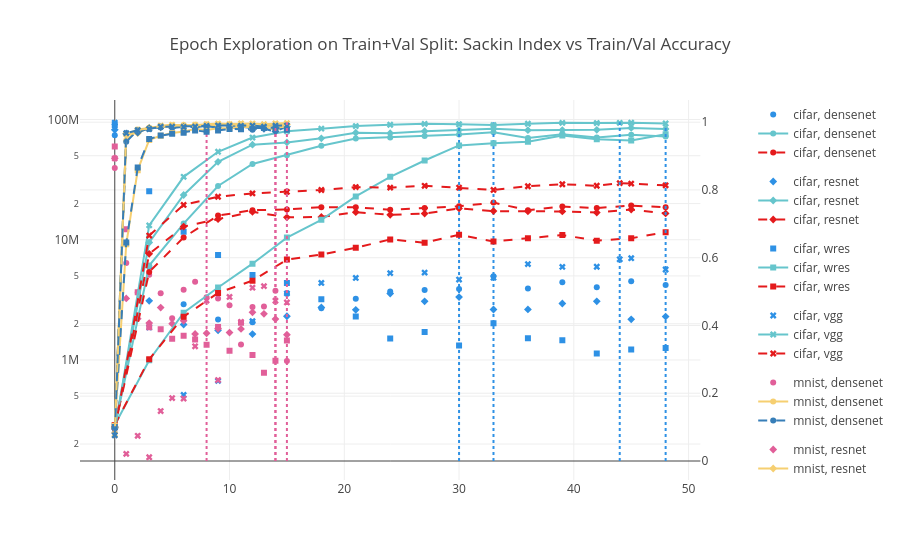

Here is the notebook cell this chart was saved with:
### Code cell
epoch_trainUval = epoch_data[(epoch_data['split'] == 'trainUval')].sort_values(by='epoch')

fig = make_subplots(specs=[[{"secondary_y": True}]], )

colless_scatter_trainUval = px.scatter(epoch_trainUval, x='epoch', y='sackin_index', color="dataset", color_discrete_sequence=color_seq, symbol="model")
train_acc_trainUval = px.line(epoch_trainUval, x='epoch', y='train_acc', color="dataset", color_discrete_sequence=color_seq_train, symbol="model")
val_acc_trainUval = px.line(epoch_trainUval, x='epoch', y='val_acc', color="dataset", color_discrete_sequence=color_seq_val, symbol="model", line_dash_sequence=['dash'])

for i in range(8):
	# get dataset, model out of the trace
	dataset, model = str(colless_scatter_trainUval.data[i]['name']).split(", ")
    
	all_epochs = epoch_trainUval[(epoch_trainUval['dataset'] == dataset) & (epoch_trainUval['model'] == model)]
	# find the epoch where val acc is maximum
	best_epoch = all_epochs.sort_values(by='val_acc', ascending=False).iloc[0]['epoch']

	fig.add_trace(
		colless_scatter_trainUval.data[i],
		secondary_y=False,
	)

	fig.update_yaxes(type="log", secondary_y=False)

	fig.add_trace(
		train_acc_trainUval.data[i],
		secondary_y=True,
	)
 
	fig.add_trace(
		val_acc_trainUval.data[i],
		secondary_y=True,
	)
 
	# add a vertical line at best epoch
	fig.add_trace(go.Scatter(x=[best_epoch, best_epoch], y=[0, 1], mode="lines", line=dict(color=colless_scatter_trainUval.data[i]['marker']['color'], dash="dot"), legendgroup=colless_scatter_trainUval.data[i]['name'], showlegend=False), secondary_y=True)

# set title
fig.update_layout(
	title_text="Epoch Exploration on Train+Val Split: Sackin Index vs Train/Val Accuracy"
)
fig.show()

### Figure 1 — Plotly figure (JSON) as saved in the notebook; plotly's stock layout.template omitted (floating-point values rounded to 4 significant figures)
{"data": [{"hovertemplate": "dataset=cifar<br>model=densenet<br>epoch=%{x}<br>sackin_index=%{y}<extra></extra>", "legendgroup": "cifar, densenet", "marker": {"color": "#2E91E5", "symbol": "circle"}, "mode": "markers", "name": "cifar, densenet", "orientation": "v", "showlegend": true, "type": "scatter", "x": [0, 3, 6, 9, 12, 15, 18, 21, 24, 27, 30, 33, 36, 39, 42, 45, 48], "xaxis": "x", "y": [74120000.0, 6026000.0, 2908000.0, 2174000.0, 2061000.0, 3566000.0, 2691000.0, 3226000.0, 3703000.0, 3818000.0, 3903000.0, 4970000.0, 3927000.0, 4428000.0, 4024000.0, 4506000.0, 4213000.0], "yaxis": "y"}, {"hovertemplate": "dataset=cifar<br>model=densenet<br>epoch=%{x}<br>train_acc=%{y}<extra></extra>", "legendgroup": "cifar, densenet", "line": {"color": "rgb(102, 197, 204)", "dash": "solid"}, "marker": {"symbol": "circle"}, "mode": "lines+markers", "name": "cifar, densenet", "orientation": "v", "showlegend": true, "type": "scatter", "x": [0, 3, 6, 9, 12, 15, 18, 21, 24, 27, 30, 33, 36, 39, 42, 45, 48], "xaxis": "x", "y": [0.09992, 0.5768, 0.7007, 0.8117, 0.8768, 0.9026, 0.9304, 0.9516, 0.9551, 0.9589, 0.9639, 0.9706, 0.953, 0.9645, 0.955, 0.9631, 0.9578], "yaxis": "y2"}, {"hovertemplate": "dataset=cifar<br>model=densenet<br>epoch=%{x}<br>val_acc=%{y}<extra></extra>", "legendgroup": "cifar, densenet", "line": {"color": "rgb(228,26,28)", "dash": "dash"}, "marker": {"symbol": "circle"}, "mode": "lines+markers", "name": "cifar, densenet", "orientation": "v", "showlegend": true, "type": "scatter", "x": [0, 3, 6, 9, 12, 15, 18, 21, 24, 27, 30, 33, 36, 39, 42, 45, 48], "xaxis": "x", "y": [0.0998, 0.5581, 0.6599, 0.7244, 0.7403, 0.7422, 0.7493, 0.749, 0.7413, 0.7468, 0.7517, 0.7626, 0.7403, 0.7509, 0.7467, 0.754, 0.7486], "yaxis": "y2"}, {"legendgroup": "cifar, densenet", "line": {"color": "#2E91E5", "dash": "dot"}, "mode": "lines", "showlegend": false, "type": "scatter", "x": [33, 33], "xaxis": "x", "y": [0, 1], "yaxis": "y2"}, {"hovertemplate": "dataset=cifar<br>model=resnet<br>epoch=%{x}<br>sackin_index=%{y}<extra></extra>", "legendgroup": "cifar, resnet", "marker": {"color": "#2E91E5", "symbol": "diamond"}, "mode": "markers", "name": "cifar, resnet", "orientation": "v", "showlegend": true, "type": "scatter", "x": [0, 3, 6, 9, 12, 15, 18, 21, 24, 27, 30, 33, 36, 39, 42, 45, 48], "xaxis": "x", "y": [82240000.0, 3105000.0, 1971000.0, 1765000.0, 1641000.0, 2310000.0, 2738000.0, 2615000.0, 3565000.0, 3077000.0, 3338000.0, 2628000.0, 2632000.0, 2950000.0, 3073000.0, 2178000.0, 2297000.0], "yaxis": "y"}, {"hovertemplate": "dataset=cifar<br>model=resnet<br>epoch=%{x}<br>train_acc=%{y}<extra></extra>", "legendgroup": "cifar, resnet", "line": {"color": "rgb(102, 197, 204)", "dash": "solid"}, "marker": {"symbol": "diamond"}, "mode": "lines+markers", "name": "cifar, resnet", "orientation": "v", "showlegend": true, "type": "scatter", "x": [0, 3, 6, 9, 12, 15, 18, 21, 24, 27, 30, 33, 36, 39, 42, 45, 48], "xaxis": "x", "y": [0.1, 0.6449, 0.7851, 0.8831, 0.9335, 0.9403, 0.9524, 0.9688, 0.9675, 0.9736, 0.9768, 0.9805, 0.9766, 0.9767, 0.9776, 0.9831, 0.9798], "yaxis": "y2"}, {"hovertemplate": "dataset=cifar<br>model=resnet<br>epoch=%{x}<br>val_acc=%{y}<extra></extra>", "legendgroup": "cifar, resnet", "line": {"color": "rgb(228,26,28)", "dash": "dash"}, "marker": {"symbol": "diamond"}, "mode": "lines+markers", "name": "cifar, resnet", "orientation": "v", "showlegend": true, "type": "scatter", "x": [0, 3, 6, 9, 12, 15, 18, 21, 24, 27, 30, 33, 36, 39, 42, 45, 48], "xaxis": "x", "y": [0.1, 0.6114, 0.692, 0.7137, 0.7355, 0.7192, 0.7201, 0.7343, 0.7267, 0.7302, 0.7454, 0.7376, 0.737, 0.7365, 0.7333, 0.742, 0.7308], "yaxis": "y2"}, {"legendgroup": "cifar, resnet", "line": {"color": "#2E91E5", "dash": "dot"}, "mode": "lines", "showlegend": false, "type": "scatter", "x": [30, 30], "xaxis": "x", "y": [0, 1], "yaxis": "y2"}, {"hovertemplate": "dataset=cifar<br>model=wres<br>epoch=%{x}<br>sackin_index=%{y}<extra></extra>", "legendgroup": "cifar, wres", "marker": {"color": "#2E91E5", "symbol": "square"}, "mode": "markers", "name": "cifar, wres", "orientation": "v", "showlegend": true, "type": "scatter", "x": [0, 3, 6, 9, 12, 15, 18, 21, 24, 27, 30, 33, 36, 39, 42, 45, 48], "xaxis": "x", "y": [90130000.0, 25360000.0, 11660000.0, 7471000.0, 5089000.0, 4369000.0, 3193000.0, 2299000.0, 1510000.0, 1707000.0, 1318000.0, 2021000.0, 1518000.0, 1457000.0, 1131000.0, 1222000.0, 1257000.0], "yaxis": "y"}, {"hovertemplate": "dataset=cifar<br>model=wres<br>epoch=%{x}<br>train_acc=%{y}<extra></extra>", "legendgroup": "cifar, wres", "line": {"color": "rgb(102, 197, 204)", "dash": "solid"}, "marker": {"symbol": "square"}, "mode": "lines+markers", "name": "cifar, wres", "orientation": "v", "showlegend": true, "type": "scatter", "x": [0, 3, 6, 9, 12, 15, 18, 21, 24, 27, 30, 33, 36, 39, 42, 45, 48], "xaxis": "x", "y": [0.1061, 0.2973, 0.4376, 0.5122, 0.5824, 0.6593, 0.7118, 0.7808, 0.8386, 0.8869, 0.9315, 0.9382, 0.942, 0.9606, 0.9496, 0.946, 0.9647], "yaxis": "y2"}, {"hovertemplate": "dataset=cifar<br>model=wres<br>epoch=%{x}<br>val_acc=%{y}<extra></extra>", "legendgroup": "cifar, wres", "line": {"color": "rgb(228,26,28)", "dash": "dash"}, "marker": {"symbol": "square"}, "mode": "lines+markers", "name": "cifar, wres", "orientation": "v", "showlegend": true, "type": "scatter", "x": [0, 3, 6, 9, 12, 15, 18, 21, 24, 27, 30, 33, 36, 39, 42, 45, 48], "xaxis": "x", "y": [0.1065, 0.3001, 0.4261, 0.4962, 0.5322, 0.5944, 0.6095, 0.6291, 0.6541, 0.6443, 0.6676, 0.6481, 0.6576, 0.6669, 0.6504, 0.6574, 0.6755], "yaxis": "y2"}, {"legendgroup": "cifar, wres", "line": {"color": "#2E91E5", "dash": "dot"}, "mode": "lines", "showlegend": false, "type": "scatter", "x": [48, 48], "xaxis": "x", "y": [0, 1], "yaxis": "y2"}, {"hovertemplate": "dataset=cifar<br>model=vgg<br>epoch=%{x}<br>sackin_index=%{y}<extra></extra>", "legendgroup": "cifar, vgg", "marker": {"color": "#2E91E5", "symbol": "x"}, "mode": "markers", "name": "cifar, vgg", "orientation": "v", "showlegend": true, "type": "scatter", "x": [0, 3, 6, 9, 12, 15, 18, 21, 24, 27, 30, 33, 36, 39, 42, 44, 45, 48], "xaxis": "x", "y": [94040000.0, 1864000.0, 511100.0, 670100.0, 2103000.0, 3583000.0, 4372000.0, 4813000.0, 5277000.0, 5329000.0, 4666000.0, 4833000.0, 6272000.0, 5947000.0, 5961000.0, 6875000.0, 7023000.0, 5658000.0], "yaxis": "y"}, {"hovertemplate": "dataset=cifar<br>model=vgg<br>epoch=%{x}<br>train_acc=%{y}<extra></extra>", "legendgroup": "cifar, vgg", "line": {"color": "rgb(102, 197, 204)", "dash": "solid"}, "marker": {"symbol": "x"}, "mode": "lines+markers", "name": "cifar, vgg", "orientation": "v", "showlegend": true, "type": "scatter", "x": [0, 3, 6, 9, 12, 15, 18, 21, 24, 27, 30, 33, 36, 39, 42, 44, 45, 48], "xaxis": "x", "y": [0.0898, 0.6955, 0.8388, 0.9127, 0.9546, 0.9732, 0.981, 0.9885, 0.9924, 0.9951, 0.9939, 0.9915, 0.9954, 0.998, 0.9974, 0.9979, 0.9983, 0.9962], "yaxis": "y2"}, {"hovertemplate": "dataset=cifar<br>model=vgg<br>epoch=%{x}<br>val_acc=%{y}<extra></extra>", "legendgroup": "cifar, vgg", "line": {"color": "rgb(228,26,28)", "dash": "dash"}, "marker": {"symbol": "x"}, "mode": "lines+markers", "name": "cifar, vgg", "orientation": "v", "showlegend": true, "type": "scatter", "x": [0, 3, 6, 9, 12, 15, 18, 21, 24, 27, 30, 33, 36, 39, 42, 44, 45, 48], "xaxis": "x", "y": [0.088, 0.6654, 0.7557, 0.78, 0.7898, 0.7943, 0.7998, 0.8085, 0.8068, 0.8122, 0.807, 0.8, 0.8109, 0.8168, 0.8124, 0.8201, 0.8188, 0.8136], "yaxis": "y2"}, {"legendgroup": "cifar, vgg", "line": {"color": "#2E91E5", "dash": "dot"}, "mode": "lines", "showlegend": false, "type": "scatter", "x": [44, 44], "xaxis": "x", "y": [0, 1], "yaxis": "y2"}, {"hovertemplate": "dataset=mnist<br>model=densenet<br>epoch=%{x}<br>sackin_index=%{y}<extra></extra>", "legendgroup": "mnist, densenet", "marker": {"color": "#E15F99", "symbol": "circle"}, "mode": "markers", "name": "mnist, densenet", "orientation": "v", "showlegend": true, "type": "scatter", "x": [0, 1, 2, 3, 4, 5, 6, 7, 8, 9, 10, 11, 12, 13, 14, 15], "xaxis": "x", "y": [39480000.0, 6403000.0, 3642000.0, 5104000.0, 3585000.0, 2227000.0, 3832000.0, 4480000.0, 3330000.0, 3252000.0, 2854000.0, 1346000.0, 2755000.0, 2788000.0, 3766000.0, 978600.0], "yaxis": "y"}, {"hovertemplate": "dataset=mnist<br>model=densenet<br>epoch=%{x}<br>train_acc=%{y}<extra></extra>", "legendgroup": "mnist, densenet", "line": {"color": "rgb(246, 207, 113)", "dash": "solid"}, "marker": {"symbol": "circle"}, "mode": "lines+markers", "name": "mnist, densenet", "orientation": "v", "showlegend": true, "type": "scatter", "x": [0, 1, 2, 3, 4, 5, 6, 7, 8, 9, 10, 11, 12, 13, 14, 15], "xaxis": "x", "y": [0.0981, 0.9468, 0.9785, 0.9831, 0.9876, 0.991, 0.9916, 0.9882, 0.9929, 0.9941, 0.9902, 0.9877, 0.9868, 0.9908, 0.9939, 0.9913], "yaxis": "y2"}, {"hovertemplate": "dataset=mnist<br>model=densenet<br>epoch=%{x}<br>val_acc=%{y}<extra></extra>", "legendgroup": "mnist, densenet", "line": {"color": "rgb(55,126,184)", "dash": "dash"}, "marker": {"symbol": "circle"}, "mode": "lines+markers", "name": "mnist, densenet", "orientation": "v", "showlegend": true, "type": "scatter", "x": [0, 1, 2, 3, 4, 5, 6, 7, 8, 9, 10, 11, 12, 13, 14, 15], "xaxis": "x", "y": [0.0961, 0.9424, 0.976, 0.98, 0.9865, 0.9883, 0.9882, 0.9853, 0.9887, 0.9891, 0.9851, 0.9825, 0.978, 0.9863, 0.9902, 0.9851], "yaxis": "y2"}, {"legendgroup": "mnist, densenet", "line": {"color": "#E15F99", "dash": "dot"}, "mode": "lines", "showlegend": false, "type": "scatter", "x": [14, 14], "xaxis": "x", "y": [0, 1], "yaxis": "y2"}, {"hovertemplate": "dataset=mnist<br>model=resnet<br>epoch=%{x}<br>sackin_index=%{y}<extra></extra>", "legendgroup": "mnist, resnet", "marker": {"color": "#E15F99", "symbol": "diamond"}, "mode": "markers", "name": "mnist, resnet", "orientation": "v", "showlegend": true, "type": "scatter", "x": [0, 1, 2, 3, 4, 5, 6, 7, 8, 9, 10, 11, 12, 13, 14, 15], "xaxis": "x", "y": [47690000.0, 3248000.0, 2204000.0, 2028000.0, 2729000.0, 2004000.0, 2118000.0, 1645000.0, 1669000.0, 1827000.0, 1690000.0, 1812000.0, 2493000.0, 2419000.0, 2189000.0, 1621000.0], "yaxis": "y"}, {"hovertemplate": "dataset=mnist<br>model=resnet<br>epoch=%{x}<br>train_acc=%{y}<extra></extra>", "legendgroup": "mnist, resnet", "line": {"color": "rgb(246, 207, 113)", "dash": "solid"}, "marker": {"symbol": "diamond"}, "mode": "lines+markers", "name": "mnist, resnet", "orientation": "v", "showlegend": true, "type": "scatter", "x": [0, 1, 2, 3, 4, 5, 6, 7, 8, 9, 10, 11, 12, 13, 14, 15], "xaxis": "x", "y": [0.09793, 0.9646, 0.9677, 0.984, 0.9848, 0.9867, 0.9903, 0.9912, 0.9909, 0.9901, 0.9925, 0.9925, 0.988, 0.9847, 0.9778, 0.9932], "yaxis": "y2"}, {"hovertemplate": "dataset=mnist<br>model=resnet<br>epoch=%{x}<br>val_acc=%{y}<extra></extra>", "legendgroup": "mnist, resnet", "line": {"color": "rgb(55,126,184)", "dash": "dash"}, "marker": {"symbol": "diamond"}, "mode": "lines+markers", "name": "mnist, resnet", "orientation": "v", "showlegend": true, "type": "scatter", "x": [0, 1, 2, 3, 4, 5, 6, 7, 8, 9, 10, 11, 12, 13, 14, 15], "xaxis": "x", "y": [0.0974, 0.9668, 0.9692, 0.9826, 0.9844, 0.9828, 0.9862, 0.9857, 0.9876, 0.984, 0.9873, 0.9872, 0.9823, 0.9806, 0.9726, 0.9874], "yaxis": "y2"}, {"legendgroup": "mnist, resnet", "line": {"color": "#E15F99", "dash": "dot"}, "mode": "lines", "showlegend": false, "type": "scatter", "x": [8, 8], "xaxis": "x", "y": [0, 1], "yaxis": "y2"}, {"hovertemplate": "dataset=mnist<br>model=wres<br>epoch=%{x}<br>sackin_index=%{y}<extra></extra>", "legendgroup": "mnist, wres", "marker": {"color": "#E15F99", "symbol": "square"}, "mode": "markers", "name": "mnist, wres", "orientation": "v", "showlegend": true, "type": "scatter", "x": [0, 1, 2, 3, 4, 5, 6, 7, 8, 9, 10, 11, 12, 13, 14, 15], "xaxis": "x", "y": [59720000.0, 12210000.0, 3653000.0, 1872000.0, 1801000.0, 1499000.0, 1591000.0, 1482000.0, 1338000.0, 1882000.0, 1195000.0, 2040000.0, 1098000.0, 782400.0, 985900.0, 1449000.0], "yaxis": "y"}, {"hovertemplate": "dataset=mnist<br>model=wres<br>epoch=%{x}<br>train_acc=%{y}<extra></extra>", "legendgroup": "mnist, wres", "line": {"color": "rgb(246, 207, 113)", "dash": "solid"}, "marker": {"symbol": "square"}, "mode": "lines+markers", "name": "mnist, wres", "orientation": "v", "showlegend": true, "type": "scatter", "x": [0, 1, 2, 3, 4, 5, 6, 7, 8, 9, 10, 11, 12, 13, 14, 15], "xaxis": "x", "y": [0.1039, 0.6396, 0.8585, 0.9477, 0.9598, 0.968, 0.9725, 0.9801, 0.9772, 0.982, 0.9831, 0.9847, 0.9875, 0.989, 0.9879, 0.9841], "yaxis": "y2"}, {"hovertemplate": "dataset=mnist<br>model=wres<br>epoch=%{x}<br>val_acc=%{y}<extra></extra>", "legendgroup": "mnist, wres", "line": {"color": "rgb(55,126,184)", "dash": "dash"}, "marker": {"symbol": "square"}, "mode": "lines+markers", "name": "mnist, wres", "orientation": "v", "showlegend": true, "type": "scatter", "x": [0, 1, 2, 3, 4, 5, 6, 7, 8, 9, 10, 11, 12, 13, 14, 15], "xaxis": "x", "y": [0.1007, 0.6448, 0.8664, 0.9505, 0.9605, 0.9656, 0.9687, 0.9756, 0.9719, 0.9756, 0.9799, 0.9795, 0.9832, 0.9826, 0.9841, 0.9774], "yaxis": "y2"}, {"legendgroup": "mnist, wres", "line": {"color": "#E15F99", "dash": "dot"}, "mode": "lines", "showlegend": false, "type": "scatter", "x": [14, 14], "xaxis": "x", "y": [0, 1], "yaxis": "y2"}, {"hovertemplate": "dataset=mnist<br>model=vgg<br>epoch=%{x}<br>sackin_index=%{y}<extra></extra>", "legendgroup": "mnist, vgg", "marker": {"color": "#E15F99", "symbol": "x"}, "mode": "markers", "name": "mnist, vgg", "orientation": "v", "showlegend": true, "type": "scatter", "x": [0, 1, 2, 3, 4, 5, 6, 7, 8, 9, 10, 11, 12, 13, 14, 15], "xaxis": "x", "y": [47510000.0, 165500.0, 234000.0, 155200.0, 375900.0, 481600.0, 477600.0, 1299000.0, 3120000.0, 681000.0, 3342000.0, 2074000.0, 3992000.0, 4113000.0, 3108000.0, 3009000.0], "yaxis": "y"}, {"hovertemplate": "dataset=mnist<br>model=vgg<br>epoch=%{x}<br>train_acc=%{y}<extra></extra>", "legendgroup": "mnist, vgg", "line": {"color": "rgb(246, 207, 113)", "dash": "solid"}, "marker": {"symbol": "x"}, "mode": "lines+markers", "name": "mnist, vgg", "orientation": "v", "showlegend": true, "type": "scatter", "x": [0, 1, 2, 3, 4, 5, 6, 7, 8, 9, 10, 11, 12, 13, 14, 15], "xaxis": "x", "y": [0.07863, 0.9642, 0.9775, 0.9815, 0.9896, 0.9923, 0.9891, 0.9917, 0.9939, 0.9958, 0.9944, 0.9962, 0.996, 0.9942, 0.9966, 0.9973], "yaxis": "y2"}, {"hovertemplate": "dataset=mnist<br>model=vgg<br>epoch=%{x}<br>val_acc=%{y}<extra></extra>", "legendgroup": "mnist, vgg", "line": {"color": "rgb(55,126,184)", "dash": "dash"}, "marker": {"symbol": "x"}, "mode": "lines+markers", "name": "mnist, vgg", "orientation": "v", "showlegend": true, "type": "scatter", "x": [0, 1, 2, 3, 4, 5, 6, 7, 8, 9, 10, 11, 12, 13, 14, 15], "xaxis": "x", "y": [0.0759, 0.9676, 0.9763, 0.9799, 0.9866, 0.987, 0.986, 0.9868, 0.9889, 0.9901, 0.9896, 0.9894, 0.99, 0.9865, 0.9897, 0.9901], "yaxis": "y2"}, {"legendgroup": "mnist, vgg", "line": {"color": "#E15F99", "dash": "dot"}, "mode": "lines", "showlegend": false, "type": "scatter", "x": [15, 15], "xaxis": "x", "y": [0, 1], "yaxis": "y2"}], "layout": {"title": {"text": "Epoch Exploration on Train+Val Split: Sackin Index vs Train/Val Accuracy"}, "xaxis": {"anchor": "y", "domain": [0, 0.94]}, "yaxis": {"anchor": "x", "domain": [0, 1], "type": "log"}, "yaxis2": {"anchor": "x", "overlaying": "y", "side": "right"}}}
